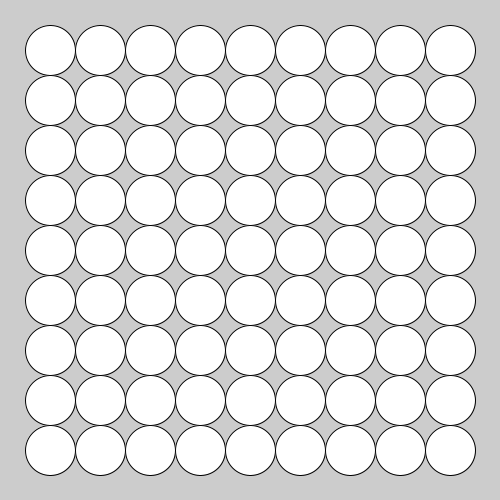
Frame 1 (no input)
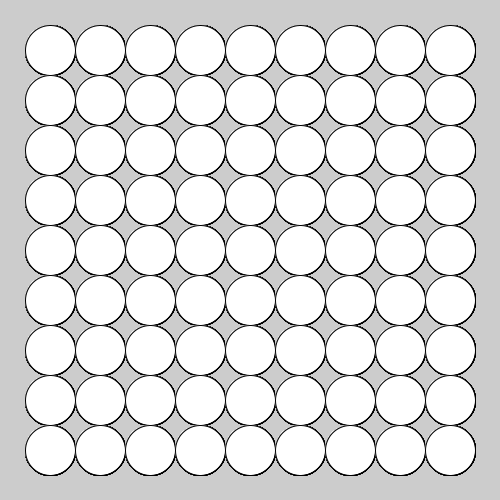
Frame 60 (the mouse pressed at the canvas centre just before this capture)
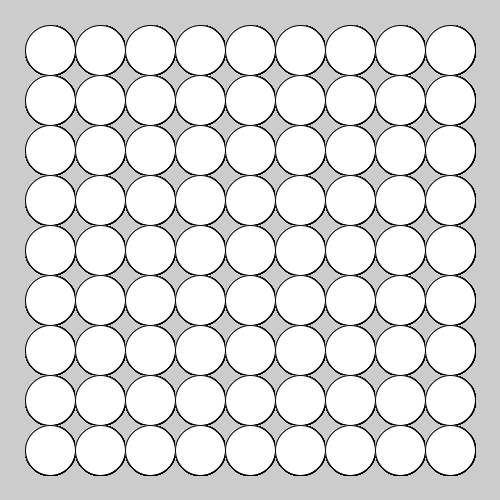
Frame 120 (the mouse held since frame 60 and released just before this capture)

The Processing sketch that drew these frames (run headless with seeded random() and noise(); from frame 60 on, the mouse is pressed at the canvas centre):

// Processing sketch: week4_5
// ── week4_5.pde
void setup(){
  size(500,500);
}
void draw(){
  for(int x=50;x<=450;x+=50){
      for(int y=50;y<=450;y+=50){
          ellipse(x,y,50,50);
      }
  }
  
}
